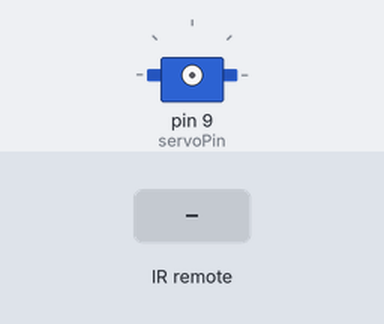
A sketch run on a simulated Arduino Uno, built with avr-gcc and run on an emulated ATmega328P. Shown: servo. Wiring (inferred from the names in the program): servo: signal pin 9. Inputs (shaded band) come from the test bench. Servo pulses on a pin are drawn as a servo (544–2400 µs = 0–180°).

Above: at 1.2 s.
1.3 s: infrared code 0xFD08F7 received
2.8 s: infrared code 0xFFFFFFFF received
At 3.5 s:
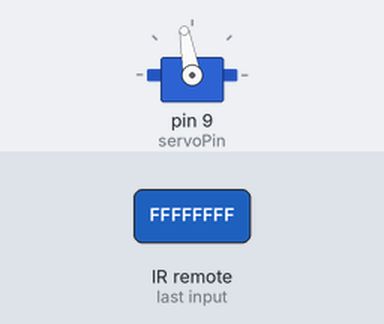
4.3 s: infrared code 0xFD8877 received
At 4.7 s:
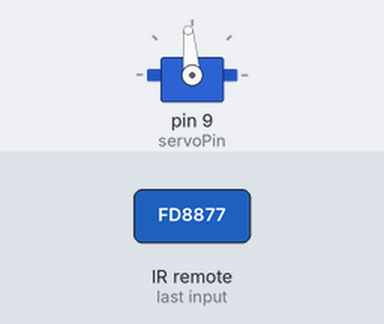
Timing chart, 0 to 7.3 s (numbered marks = the images above; inputs shaded):
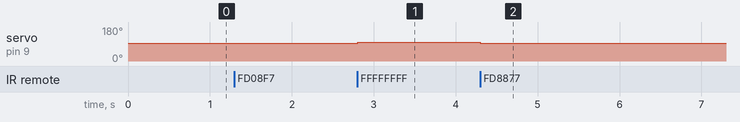

Measured:
- after the input at 2.8 s, servo on pin 9 (servoPin): 95° → 100° at once
- after the input at 4.3 s, servo on pin 9 (servoPin): 100° → 95° at once

The sketch:

servoIR.ino
```cpp
#include <IRremote.h>
const int irPin = 3;
int angle = 90;
int incomingByte = 0;
int servo0 = 600;
int servo180 = 2100;
int inc = 20;
int pos = servo0;
int servoPin = 9;
int pulseInterval=2000;
unsigned long lastCode;
IRrecv irrecv(irPin);
decode_results results;
void setup()
{
irrecv.enableIRIn();
pinMode(servoPin, OUTPUT);
}

void loop()
{
  if(irrecv.decode(&results))
{
    if(results.value == 0xFFFFFFFF)
    {
       results.value = lastCode;
    }

    if(results.value == 0xFD08F7)
    {
        lastCode = results.value;
        angle += 5;
        if(angle > 180){angle = 180;}
        pos = (angle*11) + 470;
        digitalWrite(servoPin, HIGH);
        delayMicroseconds(pos);
        digitalWrite(servoPin, LOW);
        delay(20);
    }

    if(results.value == 0xFD8877)
    {
      lastCode = results.value;
       angle -= 5;
       if(angle < 0){angle = 0;}
       pos = (angle*11) + 470;
        digitalWrite(servoPin, HIGH);
        delayMicroseconds(pos);
        digitalWrite(servoPin, LOW);
        delay(20);
    }
    delay(1);
    irrecv.resume();
}

 }
```
